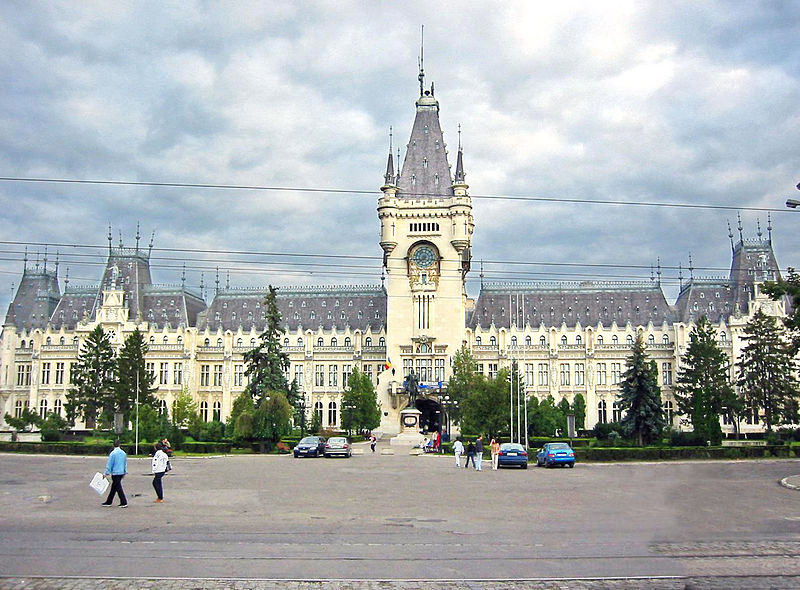
%> input picture matlib/coursera/data/Iasi_cultural_palace.jpg, 800 x 590 px
$ octave A01_BasicConcepts.m   (GNU Octave 9; MATLAB toolbox functions it lacks are replaced by stand-ins)
%> lines starting %> are read from the running program, lines starting %| are printed output that depends on the picture
format compact

a = [1,2,3; 4,5,6]
plot (a)
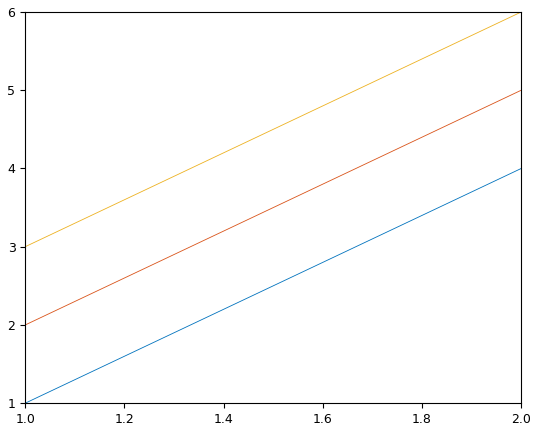
%> figure redrawn from the program's plot data

plot(1:.1:pi, sin(1:.1:pi))
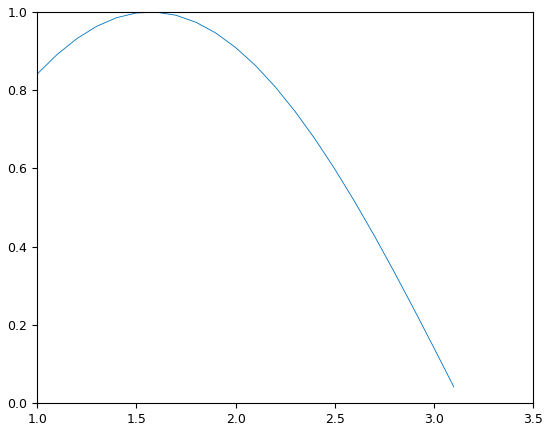
%> figure redrawn from the program's plot data; curve peaks at x = 1.6, y = 1


%Calculate distance in KMs in a lightyear:
speed_kps = 300000
year_sec = 365*24*60*60
lightyear_km = speed_kps * year_sec

% Earth to sun distance
earth_to_sun_km = 150e+6
earth_to_sun_sec = earth_to_sun_km/speed_kps
earth_to_sun_min = earth_to_sun_sec / 60

% Earth to Moon distance
earth_to_moon_km = 384400
earth_to_moon_sec = earth_to_moon_km/speed_kps
earth_to_moon_min = earth_to_moon_sec / 60


% 3 D Plot:
t = 0:pi/50:10*pi;
figure
plot3(sin(t),cos(t),t);
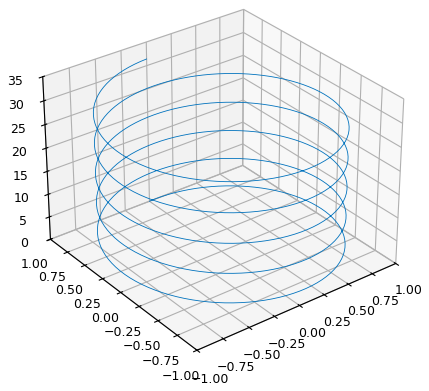
%> figure redrawn from the program's plot data


% Plot:

x_coordinates = [1,3,10]
y_coordinates = [2,-4.2,12.3]

plot(x_coordinates, y_coordinates)
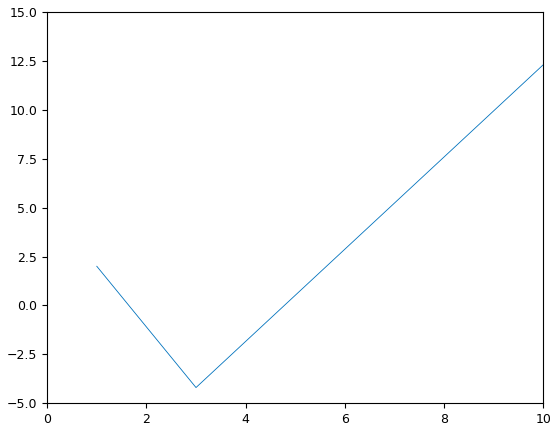
%> figure redrawn from the program's plot data

% Length of vector x_coordinates:
length(x_coordinates)

% Plot just the points with either * or . and not the line
plot(x_coordinates, y_coordinates, '*')

plot(x_coordinates, y_coordinates, 'rs') % red squares

plot(x_coordinates, y_coordinates, 'b:') % dotted lines

%Set grid and labels
grid on
xlabel('Selection')
ylabel('Change')

%Set title
title ('Changes in selection')

%Set Axis:
axis([0,12,-10,20])
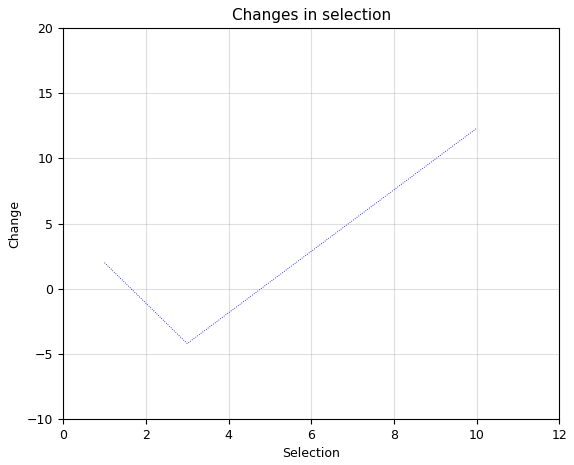
%> figure redrawn from the program's plot data


% ---------------------------------------------------------------
% BAR
% ---------------------------------------------------------------
figure
bar (x_coordinates, y_coordinates)
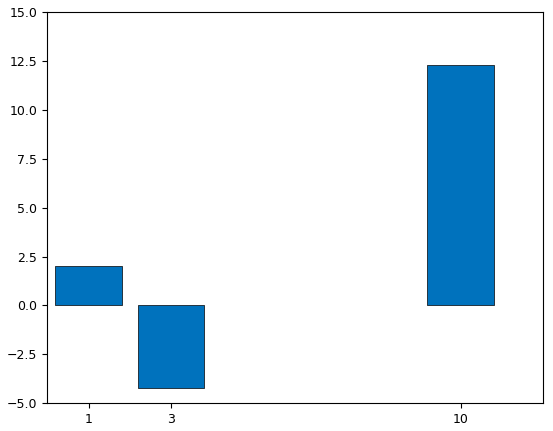
%> figure redrawn from the program's plot data; tallest bar 12.3 high, from x = 9.2 to 10.8

% ---------------------------------------------------------------
% Pie
% ---------------------------------------------------------------
figure
pie ([4,2,7,4,7])
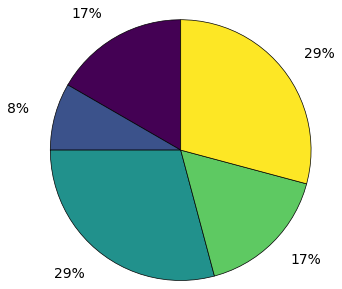
%> figure redrawn from the program's plot data


% ---------------------------------------------------------------
% Image Read and view
% ---------------------------------------------------------------
% Dont forget to put the semicolon or it will show all the
% numbers for the image on the prompt
picture = imread('data/Iasi_cultural_palace.jpg');
%> picture is the input picture: size 590x800x3 uint8; mean R, G, B 168.4, 173.9, 173.5

image(picture)
axis off
